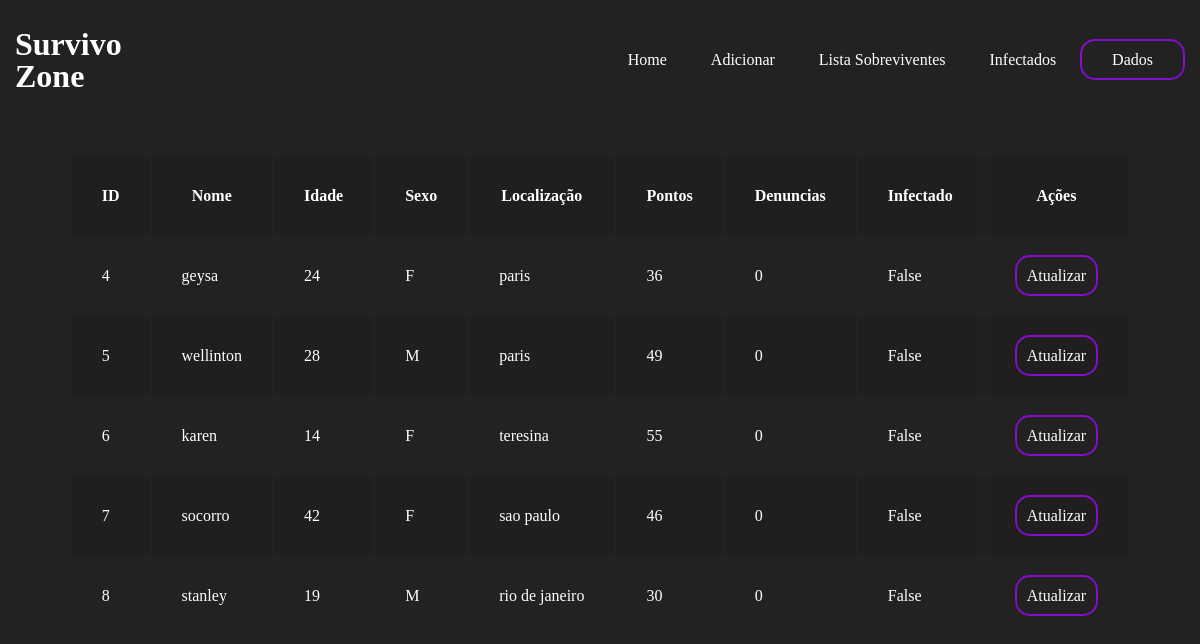
/lista_nao_infectados/, run on an earlier commit of the app's database.
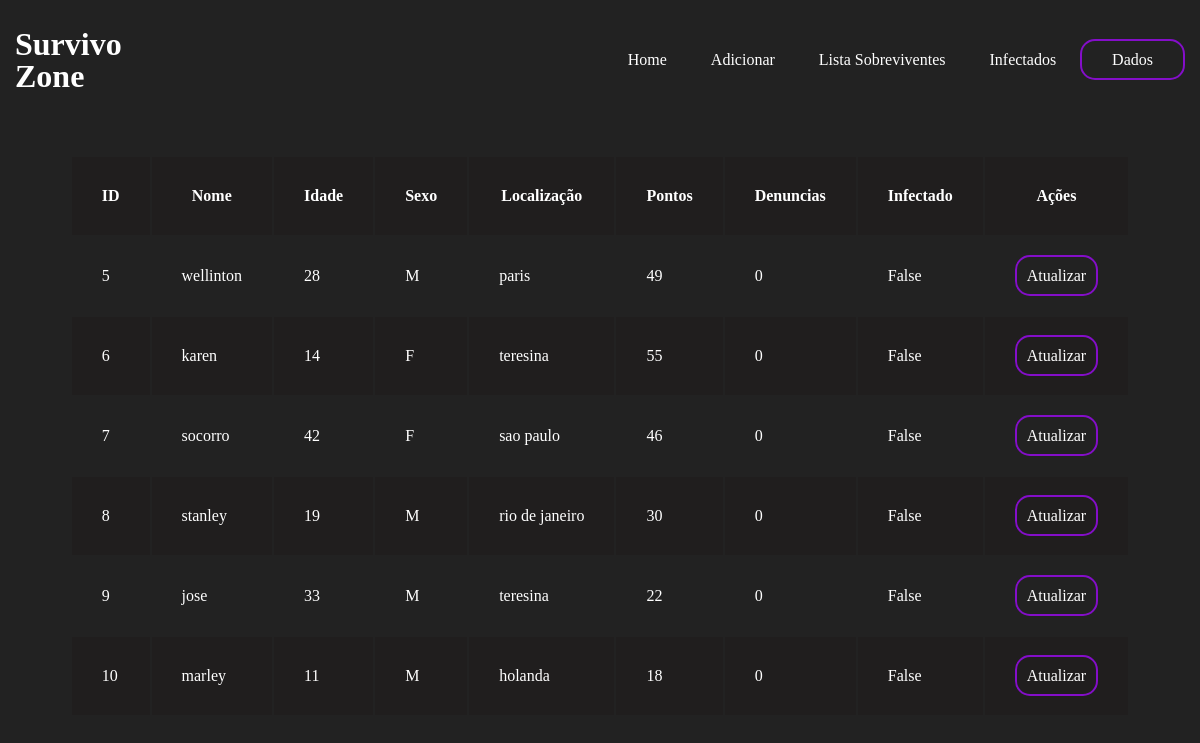
And on a later commit of the database.
### pessoa/models.py (models this page shows, shortened)
class Sobrevivente(models.Model):
    nome = models.CharField(max_length=100)
    idade = models.IntegerField()
    sexo = models.CharField(max_length=2)
    localizacao = models.CharField(max_length=100)
    denuncias = models.IntegerField(default=0)
    agua = models.IntegerField(default=0)
    medicamento = models.IntegerField(default=0)
    comida = models.IntegerField(default=0)
    municao = models.IntegerField(default=0)
    pontos = models.IntegerField(default=0)
    infectado = models.BooleanField(default=False)

### pessoa/views.py (the view)
# urls.py: path('lista_nao_infectados/', views.lista_nao_infectados, name='lista_nao_infectados'),
def lista_nao_infectados(request):
    sobreviventes = Sobrevivente.objects.filter(infectado=False)
    context = {'sobreviventes': sobreviventes}
    return render(request, 'lista_nao_infectados.html', context)

### pessoa/templates/lista_nao_infectados.html
{% extends 'base.html' %}
{% load static %}
{% block 'head'%}
<link rel="stylesheet" href="{% static 'css/nao_infectados.css' %}">
{% endblock %}
{% block 'conteudo'%}
  {% if sobreviventes %}
  <table>
    <thead>
      <tr>
        <th>ID</th>
        <th>Nome</th>
        <th>Idade</th>
        <th>Sexo</th>
        <th>Localização</th>
        <th>Pontos</th>
        <th>Denuncias</th>
        <th>Infectado</th>
        <th>Ações</th>
      </tr>
    </thead>
    <tbody>
      {% for sobrevivente in sobreviventes %}
      <tr>
        <td>{{ sobrevivente.id }}</td>
        <td>{{ sobrevivente.nome }}</td>
        <td>{{ sobrevivente.idade }}</td>
        <td>{{ sobrevivente.sexo }}</td>
        <td>{{ sobrevivente.localizacao }}</td>
        <td>{{ sobrevivente.pontos }}</td>
        <td>{{ sobrevivente.denuncias }}</td>
        <td>{{ sobrevivente.infectado }}</td>
        <td>
          <a href="{% url 'atualizar_sobrevivente' sobrevivente.id %}" id="atualizar">Atualizar</a>
        </td>
      </tr>
      {% endfor %}
    </tbody>
  {% else %}
    <p>Não há sobreviventes não infectados.</p>
  {% endif %}
{%endblock%}

### templates/base.html (shortened to what this page needs)
{% load static %}
<!DOCTYPE html>
<html lang="en">
<head>
  <link rel="stylesheet" href="{% static 'css/base.css' %}" >
  {% block 'head'%}
  {% endblock %}
</head>
<body>
  <header>
    <div id="title">
        <h1>Survivo</h1>
        <h1>Zone</h1>
    </div>
    <ul>
        <a href="{% url 'home' %}"><li>Home</li></a>
        <a href="{% url 'adicionar_sobrevivente' %}"><li>Adicionar</li></a>
        <a href="{% url 'lista_nao_infectados' %}"><li>Lista Sobreviventes</li></a>
        <a href="{% url 'lista_infectados' %}"><li>Infectados</li></a>
        <a href="{% url 'dados'%}" id="dados"><li>Dados</li></a>
    </ul>
</header>
<main>
{% block 'conteudo'%}
{%endblock%}
</main>
</body>
</html>

### templates/static/css/base.css (style rules this page uses)
body { background-color: rgb(34, 34, 34); color: white; font-family: poppinsregular; max-width: 1200px; margin: 0 auto; padding: 15px; }
header { display: flex; flex-direction: row; justify-content: space-between; align-items: center; }
#title { flex-direction: column; line-height: 10px; }
li { display: inline-block; margin: 20px; }
a { color: white; }
#dados { border: 2px solid rgb(132, 14, 201); padding: 10px; border-radius: 15px; }
main { display: flex; flex-direction: row; margin-top: 50px; }

### templates/static/css/nao_infectados.css (style rules this page uses)
table { margin: 0 auto; }
th, td { padding: 30px; }
tr:nth-child(even) { background-color: #201e1e; }
th { background-color: #201e1e; }
#atualizar { border: 2px solid rgb(132, 14, 201); padding: 10px; border-radius: 15px; text-decoration: none; }

What changed in the data, as far as the page shows it:
no longer on this page (row edited): Sobrevivente: id "4", nome "geysa", idade "24", sexo "F", localizacao "paris", pontos "36", denuncias "0", infectado "False"
added Sobrevivente: id "9", nome "jose", idade "33", sexo "M", localizacao "teresina", pontos "22", denuncias "0", infectado "False"
added Sobrevivente: id "10", nome "marley", idade "11", sexo "M", localizacao "holanda", pontos "18", denuncias "0", infectado "False"
